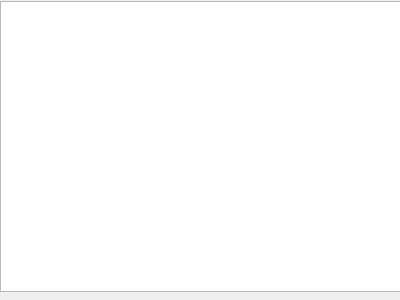
<?xml version="1.0" encoding="UTF-8"?>
<ui version="4.0">
 <class>Navi</class>
 <widget class="QDialog" name="Navi">
  <property name="geometry">
   <rect>
    <x>0</x>
    <y>0</y>
    <width>400</width>
    <height>300</height>
   </rect>
  </property>
  <property name="windowTitle">
   <string>Dialog</string>
  </property>
  <widget class="QListWidget" name="listWidget">
   <property name="geometry">
    <rect>
     <x>0</x>
     <y>1</y>
     <width>401</width>
     <height>291</height>
    </rect>
   </property>
  </widget>
 </widget>
 <resources/>
 <connections/>
</ui>
